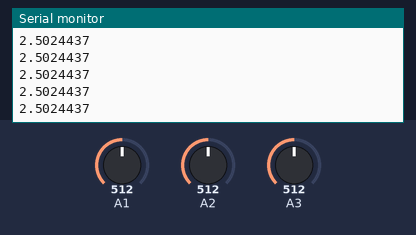
Recording of a sketch running on a simulated Arduino Uno, built with avr-gcc and run on an emulated ATmega328P. On the bench: the last lines printed to the serial monitor. Inputs (shaded band) come from the test bench; at power-on: A1 = 512, A2 = 512, A3 = 512.

Above: at 1.2 s.
1.3 s: A1 set to 716
At 1.32 s:
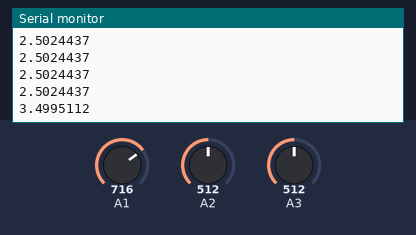
2.8 s: A1 set to 900
At 2.84 s:
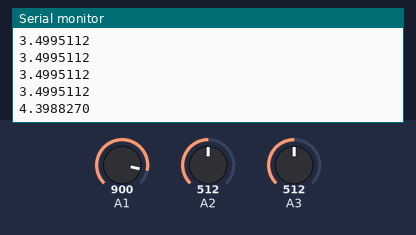
Timing chart, 0 to 5.8 s (numbered marks = the images above; inputs shaded):
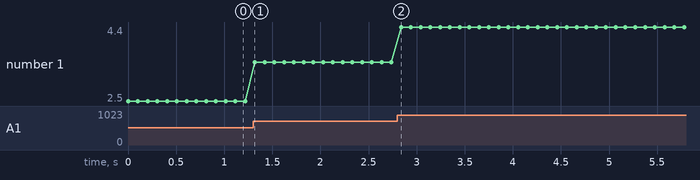

The sketch:

Kona328.ino
```cpp
int bias = A0; // Brown
int read_1 = A1; // Red
int read_2 = A2; // Orange
int read_3 = A3; // Yellow

double value_1 = 0.0;
double value_2 = 0.0;
double value_3 = 0.0;

int bias_val = 1023.0/5.0;

double v12 = 0.0;

void setup() {
  // put your setup code here, to run once:
  Serial.begin(9600);
  pinMode(A1, INPUT);
  pinMode(A2, INPUT);
  pinMode(A3, INPUT);
}

void loop() {
  // put your main code here, to run repeatedly:
  value_1 = (analogRead(A1)*5.0)/1023.0;
  value_2 = (analogRead(A2)*5.0)/1023.0;
  value_3 = (analogRead(A3)*5.0)/1023.0;
  Serial.println(value_1,7);
  delay(100);
}
```

Measured:
- after the input at 1.3 s, the serial monitor: prints a new line at once (image 1)
- after the input at 2.8 s, the serial monitor: prints a new line at once (image 2)
- plotted number 1: 2.5 → 3.5 after the input at 1.3 s, 3.5 → 4.4 after the input at 2.8 s
